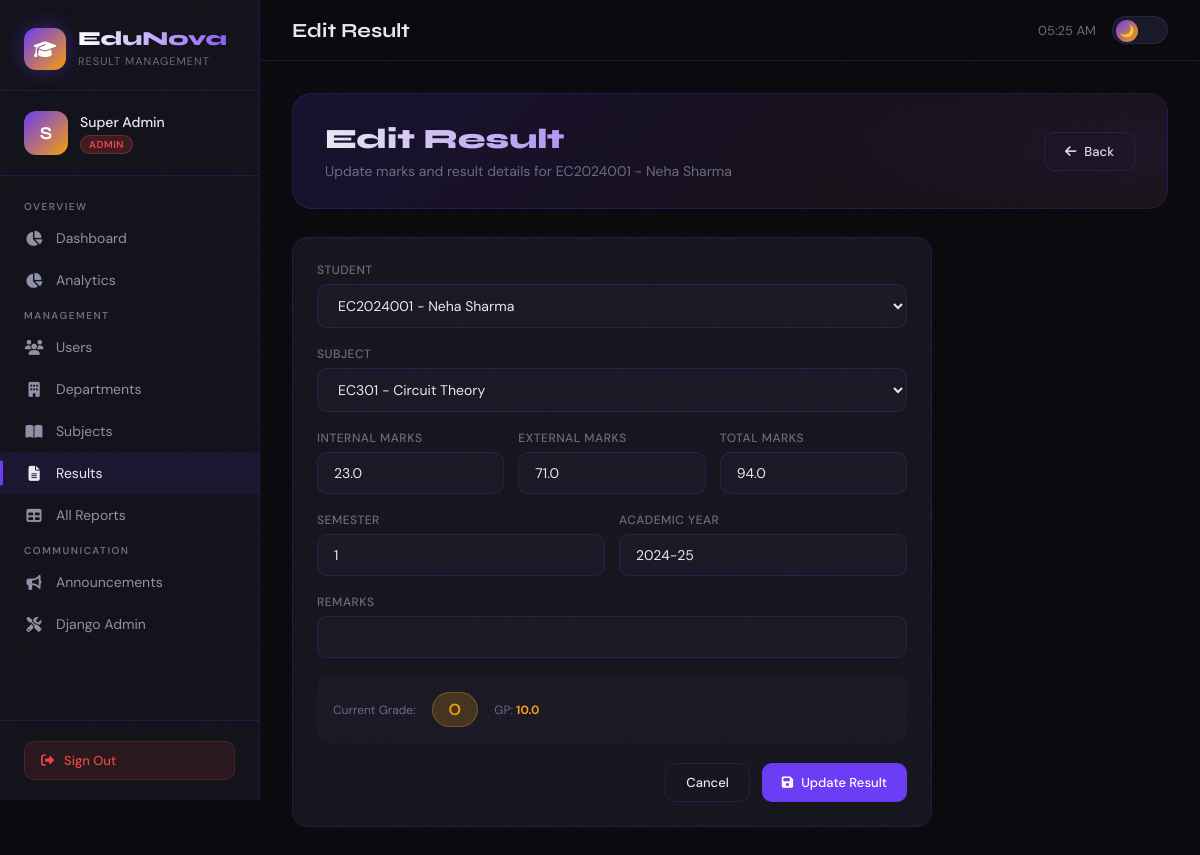
/results/edit/52/ (signed in), run on the app's committed database.
### core/models.py (models this page shows, shortened)
class User(AbstractUser):
    ROLE_CHOICES = (
        ('admin', 'Admin'),
        ('teacher', 'Teacher'),
        ('student', 'Student'),
    )
    role = models.CharField(max_length=20, choices=ROLE_CHOICES, default='student')
    phone = models.CharField(max_length=15, blank=True)
    profile_pic = models.ImageField(upload_to='profiles/', blank=True, null=True)
    created_at = models.DateTimeField(auto_now_add=True)

class Result(models.Model):
    GRADE_CHOICES = (
        ('O', 'Outstanding (10)'),
        ('A+', 'Excellent (9)'),
        ('A', 'Very Good (8)'),
        ('B+', 'Good (7)'),
        ('B', 'Above Average (6)'),
        ('C', 'Average (5)'),
        ('P', 'Pass (4)'),
        ('F', 'Fail (0)'),
        ('Ab', 'Absent (0)'),
    )
    GRADE_POINT_MAP = {
        'O': 10, 'A+': 9, 'A': 8, 'B+': 7,
        'B': 6, 'C': 5, 'P': 4, 'F': 0, 'Ab': 0
    }
    student = models.ForeignKey(Student, on_delete=models.CASCADE, related_name='results')
    subject = models.ForeignKey(Subject, on_delete=models.CASCADE, related_name='results')
    marks_obtained = models.FloatField(null=True, blank=True)
    internal_marks = models.FloatField(default=0, null=True, blank=True)
    external_marks = models.FloatField(default=0, null=True, blank=True)
    grade = models.CharField(max_length=5, choices=GRADE_CHOICES, blank=True)
    grade_points = models.FloatField(null=True, blank=True)
    semester = models.IntegerField(default=1)
    academic_year = models.CharField(max_length=10, default='2024-25')
    exam_date = models.DateField(null=True, blank=True)
    remarks = models.CharField(max_length=200, blank=True)
    added_by = models.ForeignKey(User, on_delete=models.SET_NULL, null=True, related_name='added_results')
    created_at = models.DateTimeField(auto_now_add=True)
    updated_at = models.DateTimeField(auto_now=True)
    class Meta:
        unique_together = ('student', 'subject', 'semester', 'academic_year')

class Student(models.Model):
    user = models.OneToOneField(User, on_delete=models.CASCADE, related_name='student_profile')
    department = models.ForeignKey(Department, on_delete=models.SET_NULL, null=True, blank=True)
    roll_number = models.CharField(max_length=20, unique=True)
    enrollment_number = models.CharField(max_length=30, unique=True)
    semester = models.IntegerField(default=1)
    batch_year = models.IntegerField(default=2024)
    date_of_birth = models.DateField(null=True, blank=True)
    guardian_name = models.CharField(max_length=100, blank=True)
    address = models.TextField(blank=True)
    def __str__(self):
        return f"{self.roll_number} - {self.user.get_full_name() or self.user.username}"

### core/views.py (the view)
    def wrapper(request, *args, **kwargs):
        if not request.user.is_authenticated or request.user.role not in ['admin', 'teacher']:
            messages.error(request, 'Access denied.')
            return redirect('login')
        return func(request, *args, **kwargs)

### core/forms.py
class ResultForm(forms.ModelForm):
    class Meta:
        model = Result
        fields = ['student', 'subject', 'marks_obtained', 'internal_marks', 'external_marks', 'semester', 'academic_year', 'exam_date', 'remarks']
        widgets = {
            'student': forms.Select(attrs={'class': 'form-control'}),
            'subject': forms.Select(attrs={'class': 'form-control'}),
            'marks_obtained': forms.NumberInput(attrs={'class': 'form-control', 'step': '0.01'}),
            'internal_marks': forms.NumberInput(attrs={'class': 'form-control', 'step': '0.01'}),
            'external_marks': forms.NumberInput(attrs={'class': 'form-control', 'step': '0.01'}),
            'semester': forms.NumberInput(attrs={'class': 'form-control'}),
            'academic_year': forms.TextInput(attrs={'class': 'form-control', 'placeholder': '2024-25'}),
            'exam_date': forms.DateInput(attrs={'class': 'form-control', 'type': 'date'}),
            'remarks': forms.TextInput(attrs={'class': 'form-control'}),
        }

### core/models.py (called while the page is built)
    def __str__(self):
        return f"{self.code} - {self.name}"

### core/views.py (called while the page is built)
def teacher_required(func):
    def wrapper(request, *args, **kwargs):
        if not request.user.is_authenticated or request.user.role not in ['admin', 'teacher']:
            messages.error(request, 'Access denied.')
            return redirect('login')
        return func(request, *args, **kwargs)
    wrapper.__name__ = func.__name__
    return wrapper

@teacher_required
def edit_result(request, result_id):
    result = get_object_or_404(Result, id=result_id)
    form = ResultForm(request.POST or None, instance=result)
    if request.method == 'POST' and form.is_valid():
        form.save()
        messages.success(request, 'Result updated!')
        return redirect('manage_results')
    return render(request, 'core/edit_result.html', {'form': form, 'result': result})

### core/templates/core/edit_result.html (shortened to what this page needs)
{% extends 'core/base.html' %}
{% block page_title %}Edit Result{% endblock %}
{% block nav_results %}active{% endblock %}
{% block content %}
<div class="page-hero">
    <div style="display:flex;justify-content:space-between;align-items:center;flex-wrap:wrap;gap:16px;">
        <div>
            <h1>Edit Result</h1>
            <p>Update marks and result details for {{ result.student }}</p>
        </div>
        <a href="{% url 'manage_results' %}" class="btn btn-outline"><i class="fas fa-arrow-left"></i> Back</a>
    </div>
</div>
<div class="card" style="max-width:640px;">
    <form method="POST">
        <div class="form-group">
            <label class="form-label">Student</label>
            {{ form.student }}
        </div>
        <div class="form-group">
            <label class="form-label">Subject</label>
            {{ form.subject }}
        </div>
        <div style="display:grid;grid-template-columns:1fr 1fr 1fr;gap:14px;">
            <div class="form-group">
                <label class="form-label">Internal Marks</label>
                {{ form.internal_marks }}
            </div>
            <div class="form-group">
                <label class="form-label">External Marks</label>
                {{ form.external_marks }}
            </div>
            <div class="form-group">
                <label class="form-label">Total Marks</label>
                {{ form.marks_obtained }}
            </div>
        </div>
        <div style="display:grid;grid-template-columns:1fr 1fr;gap:14px;">
            <div class="form-group">
                <label class="form-label">Semester</label>
                {{ form.semester }}
            </div>
            <div class="form-group">
                <label class="form-label">Academic Year</label>
                {{ form.academic_year }}
            </div>
        </div>
        <div class="form-group">
            <label class="form-label">Remarks</label>
            {{ form.remarks }}
        </div>
        <div style="padding:16px;background:var(--bg3);border-radius:12px;margin-bottom:20px;display:flex;align-items:center;gap:16px;">
            <div style="font-size:12px;color:var(--text-muted);">Current Grade:</div>
            <span class="badge badge-{{ result.grade|default:'Ab' }}" style="font-size:16px;padding:6px 16px;">{{ result.grade|default:"N/A" }}</span>
            <div style="font-size:12px;color:var(--text-muted);">GP: <strong style="color:var(--accent)">{{ result.grade_points|default:"—" }}</strong></div>
        </div>
        <div style="display:flex;justify-content:flex-end;gap:12px;">
            <a href="{% url 'manage_results' %}" class="btn btn-outline">Cancel</a>
            <button type="submit" class="btn btn-primary"><i class="fas fa-save"></i> Update Result</button>
        </div>
    </form>
</div>
{% endblock %}

### core/templates/core/base.html (shortened to what this page needs)
<!DOCTYPE html>
<html lang="en">
<head>
    <link rel="stylesheet" href="https://cdnjs.cloudflare.com/ajax/libs/font-awesome/6.4.0/css/all.min.css">
</head>
<body>
    {% if user.is_authenticated %}
    <aside class="sidebar" id="sidebar">
        <div class="sidebar-brand">
            <a href="{% url 'dashboard' %}" class="brand-logo">
                <div class="brand-icon">
                    <i class="fas fa-graduation-cap"></i>
                </div>
                <div class="brand-text">
                    <h2>EduNova</h2>
                    <span>Result Management</span>
                </div>
            </a>
        </div>
        <div class="sidebar-user">
            <div class="user-info">
                <div class="user-avatar">{{ user.get_full_name|first|default:user.username|first|upper }}</div>
                <div class="user-details">
                    <p>{{ user.get_full_name|default:user.username }}</p>
                    <div class="role-badge {{ user.role }}">{{ user.role }}</div>
                </div>
            </div>
        </div>
        <nav class="sidebar-nav">
            {% if user.role == 'admin' %}
            <div class="nav-section-title">Overview</div>
            <a href="{% url 'admin_dashboard' %}" class="nav-item {% block nav_admin_dash %}{% endblock %}">
                <i class="fas fa-chart-pie"></i> Dashboard
            </a>
            <a href="{% url 'teacher_analytics' %}" class="nav-item {% block nav_admin_analytics %}{% endblock %}">
    <i class="fas fa-chart-pie"></i> Analytics
</a>
            <div class="nav-section-title">Management</div>
            <a href="{% url 'manage_users' %}" class="nav-item {% block nav_users %}{% endblock %}">
                <i class="fas fa-users"></i> Users
            </a>
            <a href="{% url 'manage_departments' %}" class="nav-item {% block nav_depts %}{% endblock %}">
                <i class="fas fa-building"></i> Departments
            </a>
            <a href="{% url 'manage_subjects' %}" class="nav-item {% block nav_subjects %}{% endblock %}">
                <i class="fas fa-book-open"></i> Subjects
            </a>
            <a href="{% url 'manage_results' %}" class="nav-item {% block nav_results %}{% endblock %}">
                <i class="fas fa-file-alt"></i> Results
            </a>
            <a href="{% url 'all_students_results' %}" class="nav-item {% block nav_all_results %}{% endblock %}">
                <i class="fas fa-table"></i> All Reports
            </a>
            <div class="nav-section-title">Communication</div>
            <a href="{% url 'manage_announcements' %}" class="nav-item {% block nav_announce %}{% endblock %}">
                <i class="fas fa-bullhorn"></i> Announcements
            </a>
            <a href="/django-admin/" class="nav-item">
                <i class="fas fa-tools"></i> Django Admin
            </a>
            {% endif %}
        </nav>
        <div class="sidebar-footer">
            <a href="{% url 'logout' %}" class="logout-btn">
                <i class="fas fa-sign-out-alt"></i> Sign Out
            </a>
        </div>
    </aside>
    <div class="main-content">
        <header class="topbar">
            <div class="topbar-title">{% block page_title %}Dashboard{% endblock %}</div>
            <div class="topbar-right">
    <span class="topbar-time" id="clock"></span>
    <button id="themeToggle" onclick="toggleTheme()" title="Toggle light/dark mode"
        style="
            background: var(--bg3);
            border: 1px solid var(--border);
            border-radius: 50px;
            width: 56px; height: 28px;
            cursor: pointer;
            position: relative;
            transition: all 0.3s;
            flex-shrink: 0;
        ">
        <span id="toggleKnob" style="
            position: absolute;
            top: 3px; left: 3px;
            width: 22px; height: 22px;
            border-radius: 50%;
            background: linear-gradient(135deg, var(--primary), var(--accent));
            transition: transform 0.3s cubic-bezier(0.34,1.56,0.64,1);
            display: flex; align-items: center; justify-content: center;
            font-size: 12px;
        ">🌙</span>
    </button>
</div>
        </header>
        <main class="page-content">
            {% block content %}{% endblock %}
        </main>
    </div>
    {% else %}
        {% block auth_content %}{% endblock %}
    {% endif %}
</body>
</html>

### data on the page
User: get_full_name|first "S", get_full_name "Super Admin", role "ADMIN"
Result: student "EC2024001 - Neha Sharma", subject "EC301 - Circuit Theory", internal_marks "23.0", external_marks "71.0", marks_obtained "94.0", semester "1", academic_year "2024-25", grade "O", grade_points "10.0"
